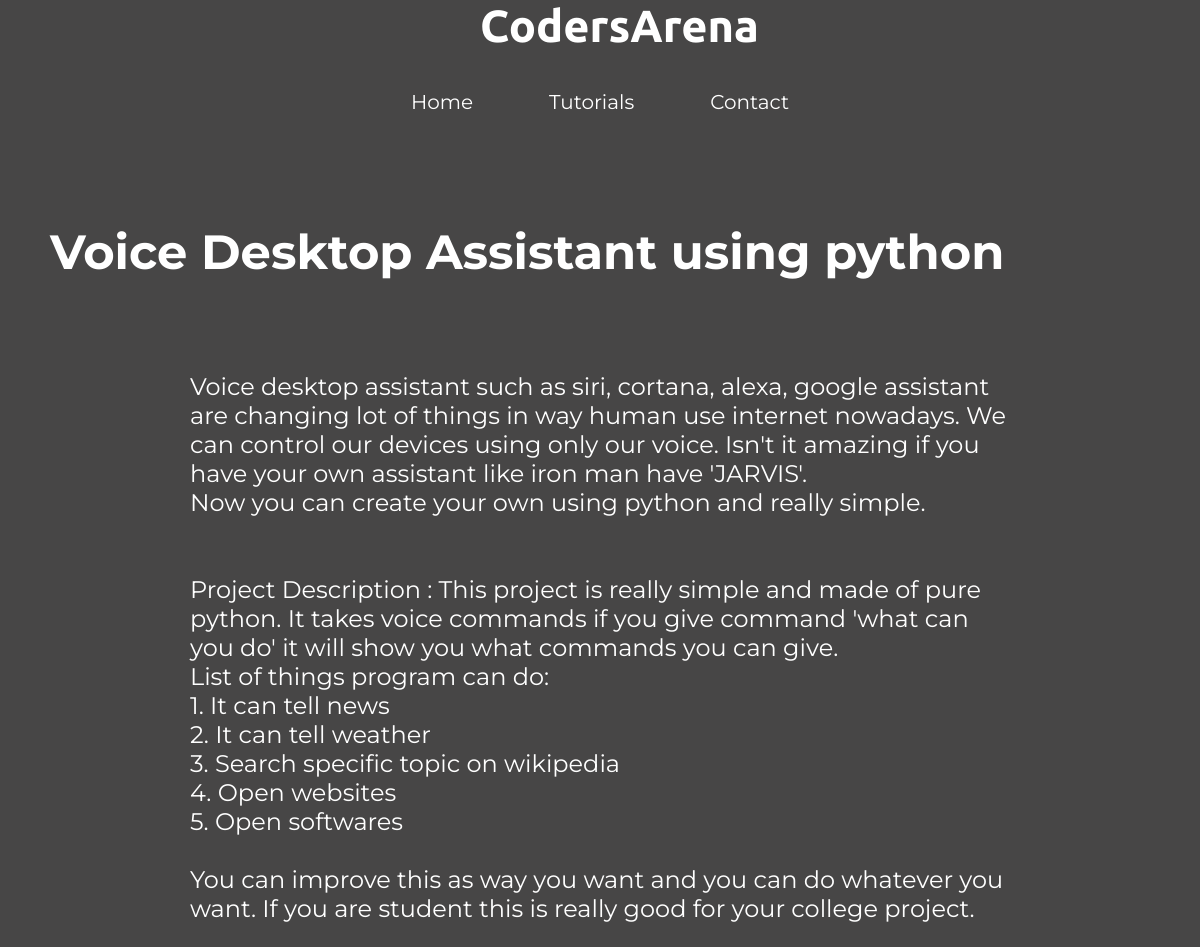
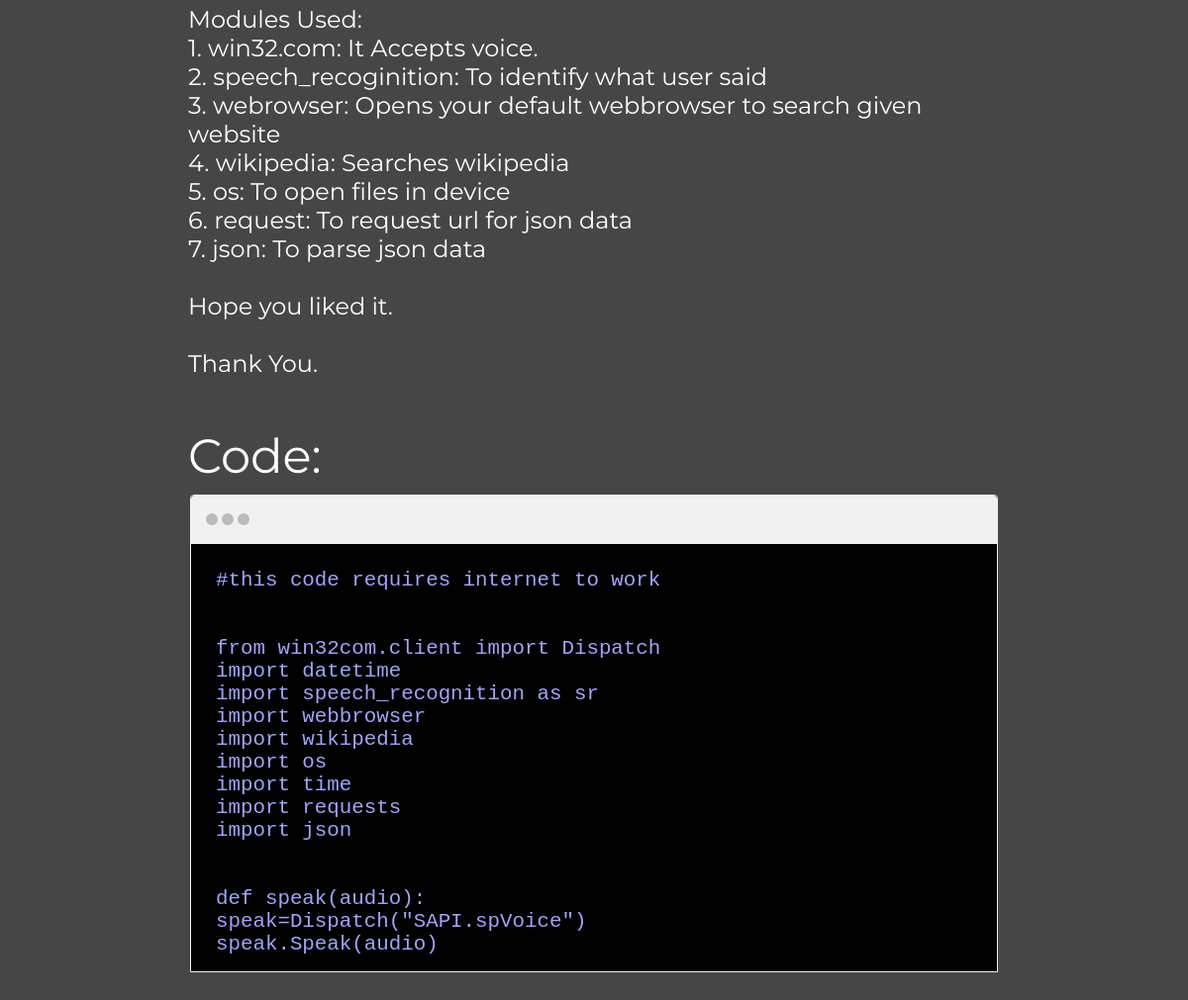
The app's page /blog/pythonprojects/desktop-assistant with its own data (2 pictures, top to bottom).
### blog/models.py (models this page shows, shortened)
class pythonproject(models.Model):
    srno = models.AutoField(primary_key=True)
    Name = models.CharField(max_length=300)
    desc = models.TextField()
    slug = models.CharField(default="test", max_length=100)
    code = models.TextField()
    date = models.DateTimeField(default=datetime.datetime.now(), blank=True)

### blog/views.py (the view)
# urls.py: path('pythonprojects/<str:slug>', views.pythonposts, name='pythonposts'),
def pythonposts(request,slug):
    post = pythonproject.objects.filter(slug=slug).first()
    context = {'post': post}
    return render(request, 'blog/pythonposts.html',context)

### templates/blog/pythonposts.html (shortened to what this page needs)
{% extends 'base/base.html' %}
{% load static %}
{% block cssurl %}<link rel="stylesheet" href="{% static 'blog/posts.css'%}">{% endblock cssurl %}
{% block other %}
        <li><a href="/">Home</a></li>
        <li><a href="/">Tutorials</a></li>
        <li><a href="/">Contact</a></li>
{% endblock other %}
{% block body %}
    <div class="body">
    <div class="container">
        <div class="heading">
            <h1>{{post.Name}}</h1>
        </div>
        <div class="content">
            <p>{{post.desc | linebreaksbr | safe }}</p>
            <div id="codeheading">
                Code:
            </div>
            <div class="code">
                <div class="top">
                    <span class="dot"></span>
                    <span class="dot"></span>
                    <span class="dot"></span>
                </div>
                <div id="content">
                <p id="codecontent">
                   {{post.code | linebreaksbr}}
                </p>
                </div>
            </div>
        </div>
    </div>
</div>
{% endblock body %}

### static/home/home.css (style rules this page uses)
* { margin: 0; padding: 0; box-sizing: border-box; }
html { scroll-behavior: smooth; }
body { background-color: rgb(71, 70,70); }
header ul li { list-style: none; padding: 38px; }
header ul li a { font-family: 'Montserrat', sans-serif; color: white; font-size: 20px; text-decoration: none; }
p { font-size: 1.5rem; }

### static/blog/projects.css (style rules this page uses)
* { margin: 0; padding: 0; box-sizing: border-box; }
.container { display: flex; flex-direction: column; }
.container h1 { color: white; margin: 30px 0px; font-size: 3rem; font-family: 'Montserrat', serif; text-align: center; }
.code { font-size: 1rem; font-family: 'Roboto'; margin: 10px 2px; }

### static/blog/posts.css (style rules this page uses)
* { margin: 0; padding: 0; box-sizing: border-box; }
.body { background-color: rgb(71, 70, 70); }
.container { color: white; display: flex; margin: auto; width: 100%; align-items: center; flex-direction: column; }
.heading { display: flex; width: 100%; color: white; height: 25vh; align-items: center; text-align: center; }
.container h1 { font-size: 3rem; font-family: 'Montserrat'; margin-left: 50px; }
.content { width: 70%; margin: 10px; padding: 10px; font-size: 2rem; }
.content p { font-family: 'Montserrat', sans-serif; }
#codeheading { margin-top: 50px; font-size: 3rem; font-family: 'Montserrat'; }
.code { background-color: black; margin-top: 10px; border: 1px solid #f1f1f1; border-top-left-radius: 4px; border-top-right-radius: 4px; }
#content { height: 27rem; overflow: auto; }
.top { padding: 15px; background: #f1f1f1; border-top-left-radius: 4px; border-top-right-radius: 4px; }
.dot { height: 12px; width: 12px; background-color: #bbb; border-radius: 50%; display: inline-block; }
#codecontent { font-family: monospace; font-size: 1.3rem; color: rgb(163, 163, 248); padding:25px; width: 70%; }

### records on screen
pythonproject: Name "Voice Desktop Assistant using python", desc "Voice desktop assistant such as siri, cortana, alexa, google assistant are changing lot of things in way human use internet nowadays. We can control our devices using only our voice. Isn't it amazing if you have your own assistant like iron man have 'JARVIS'. Now you can create your own using python and really simple. Project Description : This project is really simple and made of pure python. It takes voice commands if you give command 'what can you do' it will show you what commands you can give. List of things program can do: 1. It can tell news 2. It can tell weather 3. Search specific topic on wikipedia 4. Open websites 5. Open softwares You can improve this as way you want and you can…", code "#this code requires internet to work from win32com.client import Dispatch import datetime import speech_recognition as sr import webbrowser import wikipedia import os import time import requests import json def speak(audio): speak=Dispatch(\"SAPI.spVoice\") speak.Speak(audio)"
